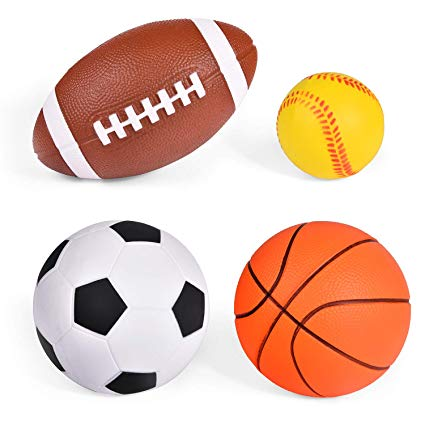
#> input picture imagens/bolas.jpg, 425 x 425 px, found by its file name
$ python select_area.py
#> lines starting #> are read from the running program, lines starting #| are printed output that depends on the picture; after the words box and inside, x2 and y2 are one past the last pixel; in counts of white or black regions, pixels touching at a corner belong together
import cv2
import numpy as np

# Variável global para armazenar os pontos e o status da seleção
start_point = None
end_point = None
drawing = False

# Função para capturar o clique e arrastar
def cb_select_area(event, x, y, flags, param):
    global start_point, end_point, drawing
    img_original = param.copy()
    # Quando o botão esquerdo do mouse é pressionado, o desenho começa
    if event == cv2.EVENT_LBUTTONDOWN:
        start_point = (x, y)
        drawing = True

    # Quando o mouse é movido e o desenho está ativo
    elif event == cv2.EVENT_MOUSEMOVE:
        if drawing:
            # Desenhar retângulo temporário na imagem
            copy = img_original.copy()
            end_point = (x, y)
            cv2.rectangle(copy, start_point, end_point, (0, 255, 0), 2)
            cv2.imshow('image', copy)

    # Quando o botão esquerdo é solto, o desenho termina
    elif event == cv2.EVENT_LBUTTONUP:
        drawing = False
        end_point = (x, y)
        # Desenhar o retângulo final
        cv2.rectangle(img_original, start_point, end_point, (0, 255, 0), 2)
        cv2.imshow('image', img_original)

# Carregar a imagem e fazer uma cópia para restaurar durante a interação
img = cv2.imread('../imagens/bolas.jpg')
#> img is the input picture: shape (425, 425, 3); mean B, G, R 182.8, 198.6, 229.7
img_copy = img.copy()

# Exibir a imagem e esperar a interação
cv2.imshow('image', img)
cv2.setMouseCallback('image', cb_select_area, img_copy)
# Aguarda a tecla ESC para sair
cv2.waitKey(0)
cv2.destroyAllWindows()

# Criar a máscara da área selecionada
mask = np.zeros(img.shape[:2], dtype=np.uint8)
cv2.rectangle(mask, start_point, end_point, 255, -1)  # Preenche a área do retângulo
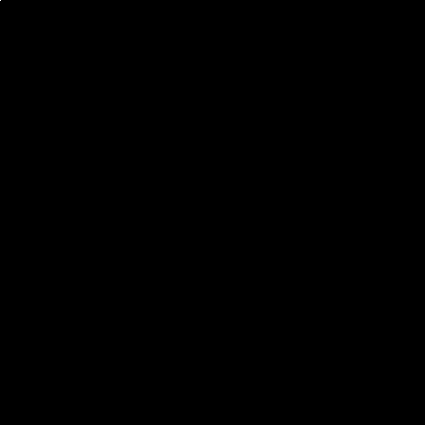
#> mask: shape (425, 425); 0% white in thin lines or dots, all inside (x1, y1, x2, y2) = (0, 0, 1, 1)
cv2.imshow('mask', mask)
cv2.waitKey(0)
cv2.destroyAllWindows()
# print(f"Área selecionada de {start_point} até {end_point}. Máscara salva como 'mask.jpg'.")
